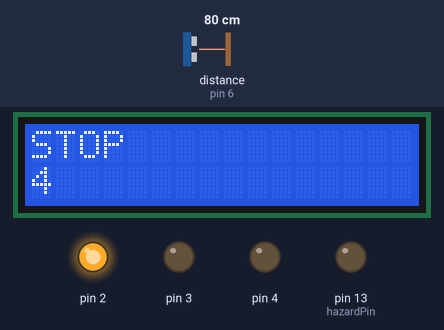
Bench run of a sketch on a simulated Arduino Uno, built with avr-gcc and run on an emulated ATmega328P. Parts: 16×2 character LCD, output pins drawn as LEDs (lit = HIGH). Inputs (shaded band) come from the test bench; at power-on: distance to the obstacle (sensor on pin 6) 80 cm. The echo pulse lasts 58.3 µs per cm; what the sketch prints to the serial monitor is not drawn.

Above: at 1.2 s.
1.3 s: distance to the obstacle (sensor on pin 6) set to 6 cm
3.5 s: distance to the obstacle (sensor on pin 6) set to 3 cm
At 4.4 s:
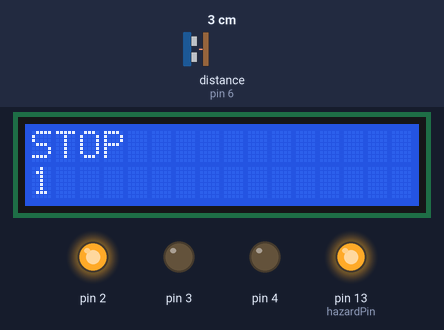
At 5.8 s:
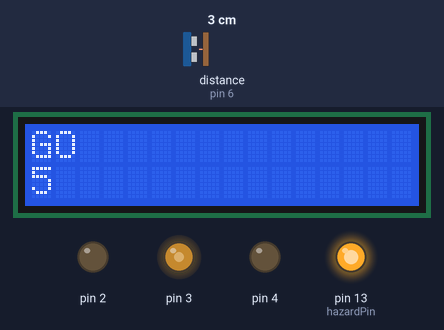
6.5 s: distance to the obstacle (sensor on pin 6) set to 9 cm
At 10.8 s:
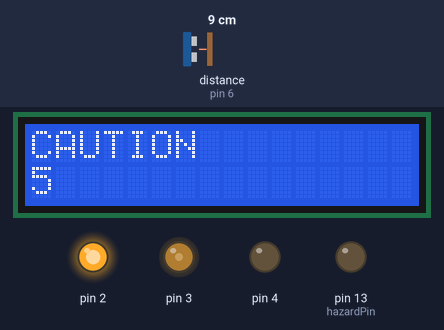
Timing chart, 0 to 16.6 s (numbered marks = the images above; inputs shaded):
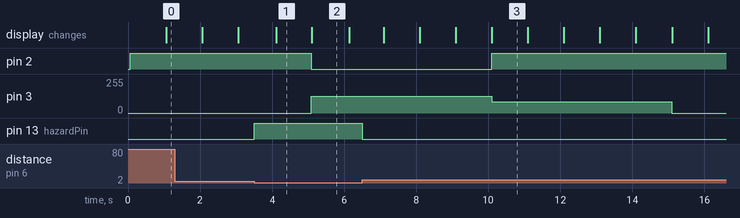

Measured:
- the behaviour switches between 5 and 4 cm on distance to the obstacle (sensor on pin 6) (found by bisection; images 0 and 1)
- after the input at 3.5 s, pin 13 (hazardPin): LOW → HIGH at once
- after the input at 6.5 s, pin 13 (hazardPin): HIGH → LOW at once
- what the display in image 1 shows lasts 1.0 s, from 4.1 s to 5.1 s

The sketch:

UpdatedTrafficControl.ino
```cpp
// libraries
#include <RGBLed.h>
#include <HCSR04.h>
#include <LiquidCrystal.h>


// define pins
RGBLed led(2, 3, 4, RGBLed::COMMON_CATHODE);
HCSR04 hc(5, 6);  // trig, echo
LiquidCrystal lcd(7, 8, 9, 10, 11, 12);
int hazardPin = 13;


void stop();
void amber();
void go();
void motionDetect(char message[], bool ticket);
void lcdDisplay(char message[]);

void setup() {
  // put your setup code here, to run once:
  Serial.begin(9600);
  pinMode(hazardPin, OUTPUT);
  lcd.begin(16, 2);
}

void loop() {
  // put your main code here, to run repeatedly:
  stop();
  go();
  amber();
}

void stop() {
  led.brightness(RGBLed::RED, 80);
  lcdDisplay("STOP");
  motionDetect("VIOLATION", true);
}
void go() {
  led.brightness(RGBLed::GREEN, 50);
  lcdDisplay("GO");
  motionDetect("Go Ahead", false);
}
void amber() {
  led.brightness(253, 140, 0, 60);
  lcdDisplay("CAUTION");
  motionDetect("Careful.", false);
}


void motionDetect(char message[], bool ticket) {
  unsigned long start = millis();
  while ((millis() - start) < 5000) { // current time - start time

  lcd.setCursor(0, 1);
  lcd.print( 5 - ( (millis() - start) / 1000 ) );

    if (hc.dist() < 5) {
      Serial.println(message);
      if (ticket) {digitalWrite(hazardPin, HIGH);}
      delay(60);
    }
    else {
      digitalWrite(hazardPin, LOW);
    }
  }
}

void lcdDisplay(char message[])
{
  lcd.clear();
  lcd.setCursor(0, 0);
  lcd.print(message);
}
```
